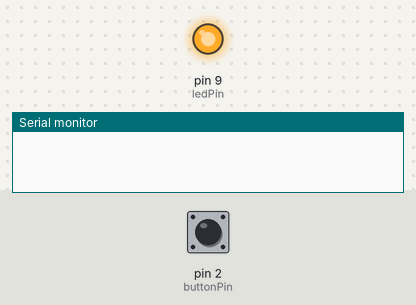
Bench run of a sketch on a simulated Arduino Uno, built with avr-gcc and run on an emulated ATmega328P. Parts: output pins drawn as LEDs (lit = HIGH), the last lines printed to the serial monitor. The inputs (shaded band) are chosen by the test bench; at power-on: pin 2 (buttonPin) HIGH. Random numbers use the default seed unless the sketch sets one.

Above: at 4.6 s.
4.7 s: pin 2 (buttonPin) pulled LOW for 0.15 s
At 5.8 s:
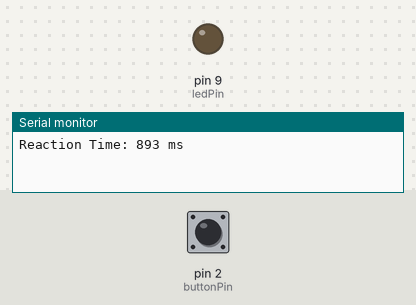
Timing chart, 0 to 11.4 s (numbered marks = the images above; inputs shaded):
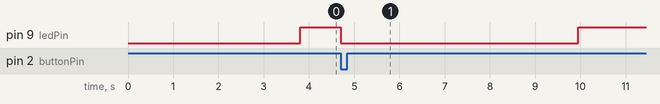

Measured:
- after the input at 4.7 s, pin 9 (ledPin): HIGH → LOW at once, → HIGH 5.2 s later

The sketch:

code.ino
```cpp
// Class 8 - Reaction Time Game

const int ledPin = 9;
const int buttonPin = 2;

unsigned long ledOnTime = 0;
bool waitingForPress = false;

void setup() {
  pinMode(ledPin, OUTPUT);
  pinMode(buttonPin, INPUT_PULLUP);
  Serial.begin(9600);
}

void loop() {

  // random delay before LED turns on
  int randomDelay = random(2000, 5000);
  delay(randomDelay);

  digitalWrite(ledPin, HIGH);
  ledOnTime = millis();
  waitingForPress = true;

  // wait for button press
  while (waitingForPress) {
    if (digitalRead(buttonPin) == LOW) {
      unsigned long reactionTime = millis() - ledOnTime;
      Serial.print("Reaction Time: ");
      Serial.print(reactionTime);
      Serial.println(" ms");

      digitalWrite(ledPin, LOW);
      waitingForPress = false;
      delay(2000);
    }
  }
}
```
